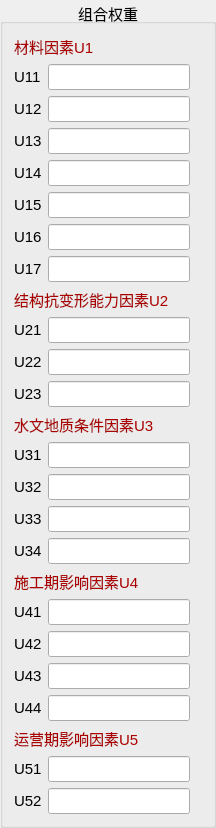
      <widget class="QGroupBox" name="groupBox_zh">
       <property name="sizePolicy">
        <sizepolicy hsizetype="Expanding" vsizetype="Expanding">
         <horstretch>0</horstretch>
         <verstretch>0</verstretch>
        </sizepolicy>
       </property>
       <property name="minimumSize">
        <size>
         <width>0</width>
         <height>0</height>
        </size>
       </property>
       <property name="font">
        <font>
         <family>Arial</family>
         <pointsize>11</pointsize>
         <weight>50</weight>
         <italic>false</italic>
         <bold>false</bold>
        </font>
       </property>
       <property name="styleSheet">
        <string notr="true">font: 11pt &quot;Arial&quot;;</string>
       </property>
       <property name="title">
        <string>组合权重</string>
       </property>
       <property name="alignment">
        <set>Qt::AlignCenter</set>
       </property>
       <property name="flat">
        <bool>false</bool>
       </property>
       <layout class="QGridLayout" name="gridLayout_16">
        <item row="33" column="1">
         <widget class="QLabel" name="label_354">
          <property name="text">
           <string>U52</string>
          </property>
         </widget>
        </item>
        <item row="25" column="2">
         <widget class="QLineEdit" name="zh41">
          <property name="text">
           <string/>
          </property>
          <property name="alignment">
           <set>Qt::AlignCenter</set>
          </property>
          <property name="readOnly">
           <bool>true</bool>
          </property>
         </widget>
        </item>
        <item row="3" column="2">
         <widget class="QLineEdit" name="zh12">
          <property name="alignment">
           <set>Qt::AlignCenter</set>
          </property>
          <property name="dragEnabled">
           <bool>true</bool>
          </property>
          <property name="readOnly">
           <bool>true</bool>
          </property>
          <property name="clearButtonEnabled">
           <bool>false</bool>
          </property>
         </widget>
        </item>
        <item row="12" column="2">
         <widget class="QLineEdit" name="zh22">
          <property name="alignment">
           <set>Qt::AlignCenter</set>
          </property>
          <property name="readOnly">
           <bool>true</bool>
          </property>
         </widget>
        </item>
        <item row="5" column="1">
         <widget class="QLabel" name="label_333">
          <property name="text">
           <string>U14</string>
          </property>
         </widget>
        </item>
        <item row="25" column="1">
         <widget class="QLabel" name="label_346">
          <property name="text">
           <string>U41</string>
          </property>
         </widget>
        </item>
        <item row="4" column="1">
         <widget class="QLabel" name="label_340">
          <property name="text">
           <string>U13</string>
          </property>
         </widget>
        </item>
        <item row="12" column="1">
         <widget class="QLabel" name="label_353">
          <property name="text">
           <string>U22</string>
          </property>
         </widget>
        </item>
        <item row="13" column="1">
         <widget class="QLabel" name="label_350">
          <property name="text">
           <string>U23</string>
          </property>
         </widget>
        </item>
        <item row="28" column="2">
         <widget class="QLineEdit" name="zh43">
          <property name="alignment">
           <set>Qt::AlignCenter</set>
          </property>
          <property name="readOnly">
           <bool>true</bool>
          </property>
         </widget>
        </item>
        <item row="4" column="2">
         <widget class="QLineEdit" name="zh13">
          <property name="alignment">
           <set>Qt::AlignCenter</set>
          </property>
          <property name="readOnly">
           <bool>true</bool>
          </property>
         </widget>
        </item>
        <item row="3" column="1">
         <widget class="QLabel" name="label_330">
          <property name="text">
           <string>U12</string>
          </property>
         </widget>
        </item>
        <item row="7" column="1">
         <widget class="QLabel" name="label_342">
          <property name="text">
           <string>U16</string>
          </property>
         </widget>
        </item>
        <item row="5" column="2">
         <widget class="QLineEdit" name="zh14">
          <property name="alignment">
           <set>Qt::AlignCenter</set>
          </property>
          <property name="readOnly">
           <bool>true</bool>
          </property>
         </widget>
        </item>
        <item row="9" column="1" rowspan="2" colspan="4">
         <widget class="QLabel" name="label_337">
          <property name="styleSheet">
           <string notr="true">color: rgb(170, 0, 0);</string>
          </property>
          <property name="text">
           <string>结构抗变形能力因素U2</string>
          </property>
         </widget>
        </item>
        <item row="2" column="2">
         <widget class="QLineEdit" name="zh11">
          <property name="layoutDirection">
           <enum>Qt::LeftToRight</enum>
          </property>
          <property name="text">
           <string/>
          </property>
          <property name="alignment">
           <set>Qt::AlignCenter</set>
          </property>
          <property name="readOnly">
           <bool>true</bool>
          </property>
         </widget>
        </item>
        <item row="19" column="1">
         <widget class="QLabel" name="label_357">
          <property name="text">
           <string>U32</string>
          </property>
         </widget>
        </item>
        <item row="8" column="2">
         <widget class="QLineEdit" name="zh17">
          <property name="alignment">
           <set>Qt::AlignCenter</set>
          </property>
          <property name="readOnly">
           <bool>true</bool>
          </property>
         </widget>
        </item>
        <item row="6" column="1">
         <widget class="QLabel" name="label_345">
          <property name="text">
           <string>U15</string>
          </property>
         </widget>
        </item>
        <item row="0" column="1" rowspan="2" colspan="3">
         <widget class="QLabel" name="label_355">
          <property name="styleSheet">
           <string notr="true">color: rgb(170, 0, 0);</string>
          </property>
          <property name="text">
           <string>材料因素U1</string>
          </property>
         </widget>
        </item>
        <item row="32" column="1">
         <widget class="QLabel" name="label_349">
          <property name="text">
           <string>U51</string>
          </property>
         </widget>
        </item>
        <item row="13" column="2">
         <widget class="QLineEdit" name="zh23">
          <property name="alignment">
           <set>Qt::AlignCenter</set>
          </property>
          <property name="readOnly">
           <bool>true</bool>
          </property>
         </widget>
        </item>
        <item row="29" column="1">
         <widget class="QLabel" name="label_348">
          <property name="text">
           <string>U44</string>
          </property>
         </widget>
        </item>
        <item row="32" column="2">
         <widget class="QLineEdit" name="zh51">
          <property name="text">
           <string/>
          </property>
          <property name="alignment">
           <set>Qt::AlignCenter</set>
          </property>
          <property name="readOnly">
           <bool>true</bool>
          </property>
         </widget>
        </item>
        <item row="33" column="2">
         <widget class="QLineEdit" name="zh52">
          <property name="text">
           <string/>
          </property>
          <property name="alignment">
           <set>Qt::AlignCenter</set>
          </property>
          <property name="readOnly">
           <bool>true</bool>
          </property>
         </widget>
        </item>
        <item row="21" column="2">
         <widget class="QLineEdit" name="zh34">
          <property name="alignment">
           <set>Qt::AlignCenter</set>
          </property>
          <property name="readOnly">
           <bool>true</bool>
          </property>
         </widget>
        </item>
        <item row="11" column="2">
         <widget class="QLineEdit" name="zh21">
          <property name="text">
           <string/>
          </property>
          <property name="alignment">
           <set>Qt::AlignCenter</set>
          </property>
          <property name="readOnly">
           <bool>true</bool>
          </property>
         </widget>
        </item>
        <item row="8" column="1">
         <widget class="QLabel" name="label_344">
          <property name="text">
           <string>U17</string>
          </property>
         </widget>
        </item>
        <item row="6" column="2">
         <widget class="QLineEdit" name="zh15">
          <property name="alignment">
           <set>Qt::AlignCenter</set>
          </property>
          <property name="readOnly">
           <bool>true</bool>
          </property>
         </widget>
        </item>
        <item row="24" column="1" colspan="2">
         <widget class="QLabel" name="label_338">
          <property name="styleSheet">
           <string notr="true">color: rgb(170, 0, 0);</string>
          </property>
          <property name="text">
           <string>施工期影响因素U4</string>
          </property>
         </widget>
        </item>
        <item row="26" column="1">
         <widget class="QLabel" name="label_356">
          <property name="text">
           <string>U42</string>
          </property>
         </widget>
        </item>
        <item row="28" column="1">
         <widget class="QLabel" name="label_334">
          <property name="text">
           <string>U43</string>
          </property>
         </widget>
        </item>
        <item row="19" column="2">
         <widget class="QLineEdit" name="zh32">
          <property name="alignment">
           <set>Qt::AlignCenter</set>
          </property>
          <property name="readOnly">
           <bool>true</bool>
          </property>
         </widget>
        </item>
        <item row="20" column="2">
         <widget class="QLineEdit" name="zh33">
          <property name="alignment">
           <set>Qt::AlignCenter</set>
          </property>
          <property name="readOnly">
           <bool>true</bool>
          </property>
         </widget>
        </item>
        <item row="26" column="2">
         <widget class="QLineEdit" name="zh42">
          <property name="alignment">
           <set>Qt::AlignCenter</set>
          </property>
          <property name="readOnly">
           <bool>true</bool>
          </property>
         </widget>
        </item>
        <item row="11" column="1">
         <widget class="QLabel" name="label_339">
          <property name="text">
           <string>U21</string>
          </property>
         </widget>
        </item>
        <item row="31" column="1" colspan="2">
         <widget class="QLabel" name="label_336">
          <property name="styleSheet">
           <string notr="true">color: rgb(170, 0, 0);</string>
          </property>
          <property name="text">
           <string>运营期影响因素U5</string>
          </property>
         </widget>
        </item>
        <item row="18" column="2">
         <widget class="QLineEdit" name="zh31">
          <property name="text">
           <string/>
          </property>
          <property name="alignment">
           <set>Qt::AlignCenter</set>
          </property>
          <property name="readOnly">
           <bool>true</bool>
          </property>
         </widget>
        </item>
        <item row="29" column="2">
         <widget class="QLineEdit" name="zh44">
          <property name="alignment">
           <set>Qt::AlignCenter</set>
          </property>
          <property name="readOnly">
           <bool>true</bool>
          </property>
         </widget>
        </item>
        <item row="7" column="2">
         <widget class="QLineEdit" name="zh16">
          <property name="alignment">
           <set>Qt::AlignCenter</set>
          </property>
          <property name="readOnly">
           <bool>true</bool>
          </property>
         </widget>
        </item>
        <item row="2" column="1">
         <widget class="QLabel" name="label_335">
          <property name="text">
           <string>U11</string>
          </property>
         </widget>
        </item>
        <item row="18" column="1">
         <widget class="QLabel" name="label_331">
          <property name="text">
           <string>U31</string>
          </property>
         </widget>
        </item>
        <item row="21" column="1">
         <widget class="QLabel" name="label_343">
          <property name="text">
           <string>U34</string>
          </property>
         </widget>
        </item>
        <item row="20" column="1">
         <widget class="QLabel" name="label_341">
          <property name="text">
           <string>U33</string>
          </property>
         </widget>
        </item>
        <item row="15" column="1" rowspan="2" colspan="3">
         <widget class="QLabel" name="label_332">
          <property name="styleSheet">
           <string notr="true">color: rgb(170, 0, 0);</string>
          </property>
          <property name="text">
           <string>水文地质条件因素U3</string>
          </property>
         </widget>
        </item>
       </layout>
      </widget>
